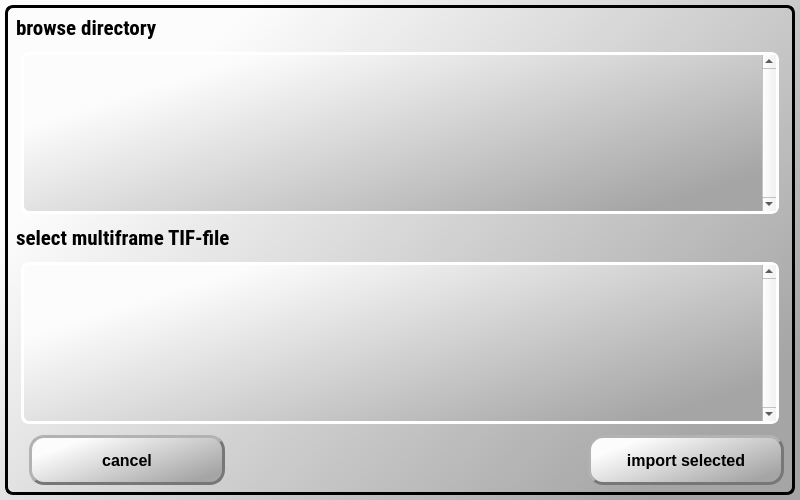
<?xml version="1.0" encoding="UTF-8"?>
<ui version="4.0">
 <class>xfImportDlg</class>
 <widget class="QDialog" name="xfImportDlg">
  <property name="geometry">
   <rect>
    <x>0</x>
    <y>0</y>
    <width>800</width>
    <height>500</height>
   </rect>
  </property>
  <property name="windowTitle">
   <string>Dialog</string>
  </property>
  <property name="autoFillBackground">
   <bool>false</bool>
  </property>
  <property name="styleSheet">
   <string notr="true">QDialog
{
	background-color: qlineargradient(spread:pad, x1:0.191, y1:0.181818, x2:1, y2:0.722, stop:0 rgba(252, 252, 252, 255), stop:1 rgba(165, 165, 165, 255));
	border-color: rgb(0, 0, 0);
	margin: 5px 5px;
	border-style: inset;
	border-radius: 8px;
	border-width: 3px;
}</string>
  </property>
  <widget class="QWidget" name="layoutWidget">
   <property name="geometry">
    <rect>
     <x>16</x>
     <y>15</y>
     <width>768</width>
     <height>470</height>
    </rect>
   </property>
   <layout class="QVBoxLayout" name="verticalLayout_4">
    <item>
     <widget class="QLabel" name="label_22">
      <property name="minimumSize">
       <size>
        <width>100</width>
        <height>0</height>
       </size>
      </property>
      <property name="font">
       <font>
        <family>Roboto Condensed</family>
        <pointsize>16</pointsize>
        <weight>75</weight>
        <bold>true</bold>
       </font>
      </property>
      <property name="text">
       <string>browse directory</string>
      </property>
      <property name="margin">
       <number>5</number>
      </property>
     </widget>
    </item>
    <item>
     <widget class="QTreeView" name="pDirTreeWdgt">
      <property name="palette">
       <palette>
        <active>
         <colorrole role="Button">
          <brush brushstyle="LinearGradientPattern">
           <gradient startx="0.191000000000000" starty="0.181818000000000" endx="1.000000000000000" endy="0.722000000000000" type="LinearGradient" spread="PadSpread" coordinatemode="ObjectBoundingMode">
            <gradientstop position="0.000000000000000">
             <color alpha="255">
              <red>252</red>
              <green>252</green>
              <blue>252</blue>
             </color>
            </gradientstop>
            <gradientstop position="1.000000000000000">
             <color alpha="255">
              <red>165</red>
              <green>165</green>
              <blue>165</blue>
             </color>
            </gradientstop>
           </gradient>
          </brush>
         </colorrole>
         <colorrole role="Base">
          <brush brushstyle="LinearGradientPattern">
           <gradient startx="0.191000000000000" starty="0.181818000000000" endx="1.000000000000000" endy="0.722000000000000" type="LinearGradient" spread="PadSpread" coordinatemode="ObjectBoundingMode">
            <gradientstop position="0.000000000000000">
             <color alpha="255">
              <red>252</red>
              <green>252</green>
              <blue>252</blue>
             </color>
            </gradientstop>
            <gradientstop position="1.000000000000000">
             <color alpha="255">
              <red>165</red>
              <green>165</green>
              <blue>165</blue>
             </color>
            </gradientstop>
           </gradient>
          </brush>
         </colorrole>
         <colorrole role="Window">
          <brush brushstyle="LinearGradientPattern">
           <gradient startx="0.191000000000000" starty="0.181818000000000" endx="1.000000000000000" endy="0.722000000000000" type="LinearGradient" spread="PadSpread" coordinatemode="ObjectBoundingMode">
            <gradientstop position="0.000000000000000">
             <color alpha="255">
              <red>252</red>
              <green>252</green>
              <blue>252</blue>
             </color>
            </gradientstop>
            <gradientstop position="1.000000000000000">
             <color alpha="255">
              <red>165</red>
              <green>165</green>
              <blue>165</blue>
             </color>
            </gradientstop>
           </gradient>
          </brush>
         </colorrole>
         <colorrole role="Highlight">
          <brush brushstyle="SolidPattern">
           <color alpha="1">
            <red>255</red>
            <green>255</green>
            <blue>255</blue>
           </color>
          </brush>
         </colorrole>
        </active>
        <inactive>
         <colorrole role="Button">
          <brush brushstyle="LinearGradientPattern">
           <gradient startx="0.191000000000000" starty="0.181818000000000" endx="1.000000000000000" endy="0.722000000000000" type="LinearGradient" spread="PadSpread" coordinatemode="ObjectBoundingMode">
            <gradientstop position="0.000000000000000">
             <color alpha="255">
              <red>252</red>
              <green>252</green>
              <blue>252</blue>
             </color>
            </gradientstop>
            <gradientstop position="1.000000000000000">
             <color alpha="255">
              <red>165</red>
              <green>165</green>
              <blue>165</blue>
             </color>
            </gradientstop>
           </gradient>
          </brush>
         </colorrole>
         <colorrole role="Base">
          <brush brushstyle="LinearGradientPattern">
           <gradient startx="0.191000000000000" starty="0.181818000000000" endx="1.000000000000000" endy="0.722000000000000" type="LinearGradient" spread="PadSpread" coordinatemode="ObjectBoundingMode">
            <gradientstop position="0.000000000000000">
             <color alpha="255">
              <red>252</red>
              <green>252</green>
              <blue>252</blue>
             </color>
            </gradientstop>
            <gradientstop position="1.000000000000000">
             <color alpha="255">
              <red>165</red>
              <green>165</green>
              <blue>165</blue>
             </color>
            </gradientstop>
           </gradient>
          </brush>
         </colorrole>
         <colorrole role="Window">
          <brush brushstyle="LinearGradientPattern">
           <gradient startx="0.191000000000000" starty="0.181818000000000" endx="1.000000000000000" endy="0.722000000000000" type="LinearGradient" spread="PadSpread" coordinatemode="ObjectBoundingMode">
            <gradientstop position="0.000000000000000">
             <color alpha="255">
              <red>252</red>
              <green>252</green>
              <blue>252</blue>
             </color>
            </gradientstop>
            <gradientstop position="1.000000000000000">
             <color alpha="255">
              <red>165</red>
              <green>165</green>
              <blue>165</blue>
             </color>
            </gradientstop>
           </gradient>
          </brush>
         </colorrole>
         <colorrole role="Highlight">
          <brush brushstyle="SolidPattern">
           <color alpha="1">
            <red>255</red>
            <green>255</green>
            <blue>255</blue>
           </color>
          </brush>
         </colorrole>
        </inactive>
        <disabled>
         <colorrole role="Button">
          <brush brushstyle="LinearGradientPattern">
           <gradient startx="0.191000000000000" starty="0.181818000000000" endx="1.000000000000000" endy="0.722000000000000" type="LinearGradient" spread="PadSpread" coordinatemode="ObjectBoundingMode">
            <gradientstop position="0.000000000000000">
             <color alpha="255">
              <red>252</red>
              <green>252</green>
              <blue>252</blue>
             </color>
            </gradientstop>
            <gradientstop position="1.000000000000000">
             <color alpha="255">
              <red>165</red>
              <green>165</green>
              <blue>165</blue>
             </color>
            </gradientstop>
           </gradient>
          </brush>
         </colorrole>
         <colorrole role="Base">
          <brush brushstyle="LinearGradientPattern">
           <gradient startx="0.191000000000000" starty="0.181818000000000" endx="1.000000000000000" endy="0.722000000000000" type="LinearGradient" spread="PadSpread" coordinatemode="ObjectBoundingMode">
            <gradientstop position="0.000000000000000">
             <color alpha="255">
              <red>252</red>
              <green>252</green>
              <blue>252</blue>
             </color>
            </gradientstop>
            <gradientstop position="1.000000000000000">
             <color alpha="255">
              <red>165</red>
              <green>165</green>
              <blue>165</blue>
             </color>
            </gradientstop>
           </gradient>
          </brush>
         </colorrole>
         <colorrole role="Window">
          <brush brushstyle="LinearGradientPattern">
           <gradient startx="0.191000000000000" starty="0.181818000000000" endx="1.000000000000000" endy="0.722000000000000" type="LinearGradient" spread="PadSpread" coordinatemode="ObjectBoundingMode">
            <gradientstop position="0.000000000000000">
             <color alpha="255">
              <red>252</red>
              <green>252</green>
              <blue>252</blue>
             </color>
            </gradientstop>
            <gradientstop position="1.000000000000000">
             <color alpha="255">
              <red>165</red>
              <green>165</green>
              <blue>165</blue>
             </color>
            </gradientstop>
           </gradient>
          </brush>
         </colorrole>
         <colorrole role="Highlight">
          <brush brushstyle="SolidPattern">
           <color alpha="255">
            <red>145</red>
            <green>145</green>
            <blue>145</blue>
           </color>
          </brush>
         </colorrole>
        </disabled>
       </palette>
      </property>
      <property name="font">
       <font>
        <family>Roboto Condensed</family>
        <pointsize>16</pointsize>
        <weight>75</weight>
        <bold>true</bold>
       </font>
      </property>
      <property name="styleSheet">
       <string notr="true">QTreeView
{
	background-color: qlineargradient(spread:pad, x1:0.191, y1:0.181818, x2:1, y2:0.722, stop:0 rgba(252, 252, 252, 255), stop:1 rgba(165, 165, 165, 255));
	border-color: rgb(255, 255, 255);
	margin: 5px 5px;
	border-style: inset;
	border-radius: 8px;
	border-width: 3px;
}

QTreeView::item:hover {
                        border: 2px solid #fff;
                        border-radius: 5px;
                      }
QTreeView::item:selected {
                        background: #636668;
                        border: 2px solid #fff;
                        border-radius: 5px;
                      }
</string>
      </property>
      <property name="verticalScrollBarPolicy">
       <enum>Qt::ScrollBarAlwaysOn</enum>
      </property>
      <property name="autoScroll">
       <bool>true</bool>
      </property>
      <property name="selectionMode">
       <enum>QAbstractItemView::SingleSelection</enum>
      </property>
      <property name="selectionBehavior">
       <enum>QAbstractItemView::SelectItems</enum>
      </property>
      <property name="autoExpandDelay">
       <number>0</number>
      </property>
      <property name="rootIsDecorated">
       <bool>false</bool>
      </property>
      <property name="uniformRowHeights">
       <bool>true</bool>
      </property>
      <property name="expandsOnDoubleClick">
       <bool>true</bool>
      </property>
      <attribute name="headerVisible">
       <bool>false</bool>
      </attribute>
      <attribute name="headerDefaultSectionSize">
       <number>30</number>
      </attribute>
     </widget>
    </item>
    <item>
     <widget class="QLabel" name="label_23">
      <property name="minimumSize">
       <size>
        <width>100</width>
        <height>0</height>
       </size>
      </property>
      <property name="font">
       <font>
        <family>Roboto Condensed</family>
        <pointsize>16</pointsize>
        <weight>75</weight>
        <bold>true</bold>
       </font>
      </property>
      <property name="text">
       <string>select multiframe TIF-file</string>
      </property>
      <property name="margin">
       <number>5</number>
      </property>
     </widget>
    </item>
    <item>
     <widget class="QListWidget" name="pFileListWdgt">
      <property name="palette">
       <palette>
        <active>
         <colorrole role="Button">
          <brush brushstyle="LinearGradientPattern">
           <gradient startx="0.191000000000000" starty="0.181818000000000" endx="1.000000000000000" endy="0.722000000000000" type="LinearGradient" spread="PadSpread" coordinatemode="ObjectBoundingMode">
            <gradientstop position="0.000000000000000">
             <color alpha="255">
              <red>252</red>
              <green>252</green>
              <blue>252</blue>
             </color>
            </gradientstop>
            <gradientstop position="1.000000000000000">
             <color alpha="255">
              <red>165</red>
              <green>165</green>
              <blue>165</blue>
             </color>
            </gradientstop>
           </gradient>
          </brush>
         </colorrole>
         <colorrole role="Base">
          <brush brushstyle="LinearGradientPattern">
           <gradient startx="0.191000000000000" starty="0.181818000000000" endx="1.000000000000000" endy="0.722000000000000" type="LinearGradient" spread="PadSpread" coordinatemode="ObjectBoundingMode">
            <gradientstop position="0.000000000000000">
             <color alpha="255">
              <red>252</red>
              <green>252</green>
              <blue>252</blue>
             </color>
            </gradientstop>
            <gradientstop position="1.000000000000000">
             <color alpha="255">
              <red>165</red>
              <green>165</green>
              <blue>165</blue>
             </color>
            </gradientstop>
           </gradient>
          </brush>
         </colorrole>
         <colorrole role="Window">
          <brush brushstyle="LinearGradientPattern">
           <gradient startx="0.191000000000000" starty="0.181818000000000" endx="1.000000000000000" endy="0.722000000000000" type="LinearGradient" spread="PadSpread" coordinatemode="ObjectBoundingMode">
            <gradientstop position="0.000000000000000">
             <color alpha="255">
              <red>252</red>
              <green>252</green>
              <blue>252</blue>
             </color>
            </gradientstop>
            <gradientstop position="1.000000000000000">
             <color alpha="255">
              <red>165</red>
              <green>165</green>
              <blue>165</blue>
             </color>
            </gradientstop>
           </gradient>
          </brush>
         </colorrole>
         <colorrole role="Highlight">
          <brush brushstyle="SolidPattern">
           <color alpha="0">
            <red>255</red>
            <green>255</green>
            <blue>255</blue>
           </color>
          </brush>
         </colorrole>
        </active>
        <inactive>
         <colorrole role="Button">
          <brush brushstyle="LinearGradientPattern">
           <gradient startx="0.191000000000000" starty="0.181818000000000" endx="1.000000000000000" endy="0.722000000000000" type="LinearGradient" spread="PadSpread" coordinatemode="ObjectBoundingMode">
            <gradientstop position="0.000000000000000">
             <color alpha="255">
              <red>252</red>
              <green>252</green>
              <blue>252</blue>
             </color>
            </gradientstop>
            <gradientstop position="1.000000000000000">
             <color alpha="255">
              <red>165</red>
              <green>165</green>
              <blue>165</blue>
             </color>
            </gradientstop>
           </gradient>
          </brush>
         </colorrole>
         <colorrole role="Base">
          <brush brushstyle="LinearGradientPattern">
           <gradient startx="0.191000000000000" starty="0.181818000000000" endx="1.000000000000000" endy="0.722000000000000" type="LinearGradient" spread="PadSpread" coordinatemode="ObjectBoundingMode">
            <gradientstop position="0.000000000000000">
             <color alpha="255">
              <red>252</red>
              <green>252</green>
              <blue>252</blue>
             </color>
            </gradientstop>
            <gradientstop position="1.000000000000000">
             <color alpha="255">
              <red>165</red>
              <green>165</green>
              <blue>165</blue>
             </color>
            </gradientstop>
           </gradient>
          </brush>
         </colorrole>
         <colorrole role="Window">
          <brush brushstyle="LinearGradientPattern">
           <gradient startx="0.191000000000000" starty="0.181818000000000" endx="1.000000000000000" endy="0.722000000000000" type="LinearGradient" spread="PadSpread" coordinatemode="ObjectBoundingMode">
            <gradientstop position="0.000000000000000">
             <color alpha="255">
              <red>252</red>
              <green>252</green>
              <blue>252</blue>
             </color>
            </gradientstop>
            <gradientstop position="1.000000000000000">
             <color alpha="255">
              <red>165</red>
              <green>165</green>
              <blue>165</blue>
             </color>
            </gradientstop>
           </gradient>
          </brush>
         </colorrole>
         <colorrole role="Highlight">
          <brush brushstyle="SolidPattern">
           <color alpha="0">
            <red>255</red>
            <green>255</green>
            <blue>255</blue>
           </color>
          </brush>
         </colorrole>
        </inactive>
        <disabled>
         <colorrole role="Button">
          <brush brushstyle="LinearGradientPattern">
           <gradient startx="0.191000000000000" starty="0.181818000000000" endx="1.000000000000000" endy="0.722000000000000" type="LinearGradient" spread="PadSpread" coordinatemode="ObjectBoundingMode">
            <gradientstop position="0.000000000000000">
             <color alpha="255">
              <red>252</red>
              <green>252</green>
              <blue>252</blue>
             </color>
            </gradientstop>
            <gradientstop position="1.000000000000000">
             <color alpha="255">
              <red>165</red>
              <green>165</green>
              <blue>165</blue>
             </color>
            </gradientstop>
           </gradient>
          </brush>
         </colorrole>
         <colorrole role="Base">
          <brush brushstyle="LinearGradientPattern">
           <gradient startx="0.191000000000000" starty="0.181818000000000" endx="1.000000000000000" endy="0.722000000000000" type="LinearGradient" spread="PadSpread" coordinatemode="ObjectBoundingMode">
            <gradientstop position="0.000000000000000">
             <color alpha="255">
              <red>252</red>
              <green>252</green>
              <blue>252</blue>
             </color>
            </gradientstop>
            <gradientstop position="1.000000000000000">
             <color alpha="255">
              <red>165</red>
              <green>165</green>
              <blue>165</blue>
             </color>
            </gradientstop>
           </gradient>
          </brush>
         </colorrole>
         <colorrole role="Window">
          <brush brushstyle="LinearGradientPattern">
           <gradient startx="0.191000000000000" starty="0.181818000000000" endx="1.000000000000000" endy="0.722000000000000" type="LinearGradient" spread="PadSpread" coordinatemode="ObjectBoundingMode">
            <gradientstop position="0.000000000000000">
             <color alpha="255">
              <red>252</red>
              <green>252</green>
              <blue>252</blue>
             </color>
            </gradientstop>
            <gradientstop position="1.000000000000000">
             <color alpha="255">
              <red>165</red>
              <green>165</green>
              <blue>165</blue>
             </color>
            </gradientstop>
           </gradient>
          </brush>
         </colorrole>
         <colorrole role="Highlight">
          <brush brushstyle="SolidPattern">
           <color alpha="255">
            <red>145</red>
            <green>145</green>
            <blue>145</blue>
           </color>
          </brush>
         </colorrole>
        </disabled>
       </palette>
      </property>
      <property name="font">
       <font>
        <family>Roboto Condensed</family>
        <pointsize>16</pointsize>
        <weight>75</weight>
        <bold>true</bold>
       </font>
      </property>
      <property name="styleSheet">
       <string notr="true">QListWidget
{
	background-color: qlineargradient(spread:pad, x1:0.191, y1:0.181818, x2:1, y2:0.722, stop:0 rgba(252, 252, 252, 255), stop:1 rgba(165, 165, 165, 255));
	border-color: rgb(255, 255, 255);
	margin: 5px 5px;
	border-style: inset;
	border-radius: 8px;
	border-width: 3px;
}

QListWidget::item:hover {
                        border: 2px solid #fff;
                        border-radius: 5px;
                      }
QListWidget::item:selected {
                        background: #636668;
                        border: 2px solid #fff;
                        border-radius: 5px;
                      }
</string>
      </property>
      <property name="verticalScrollBarPolicy">
       <enum>Qt::ScrollBarAlwaysOn</enum>
      </property>
      <property name="horizontalScrollBarPolicy">
       <enum>Qt::ScrollBarAlwaysOff</enum>
      </property>
      <property name="spacing">
       <number>0</number>
      </property>
     </widget>
    </item>
    <item>
     <layout class="QHBoxLayout" name="horizontalLayout_7">
      <item>
       <layout class="QHBoxLayout" name="horizontalLayout_6">
        <item>
         <widget class="QLabel" name="label_21">
          <property name="sizePolicy">
           <sizepolicy hsizetype="Preferred" vsizetype="Preferred">
            <horstretch>0</horstretch>
            <verstretch>0</verstretch>
           </sizepolicy>
          </property>
          <property name="maximumSize">
           <size>
            <width>75</width>
            <height>75</height>
           </size>
          </property>
          <property name="text">
           <string/>
          </property>
          <property name="pixmap">
           <pixmap resource="xf_resources.qrc">:/images/emergency_button.png</pixmap>
          </property>
          <property name="scaledContents">
           <bool>true</bool>
          </property>
         </widget>
        </item>
        <item>
         <widget class="QToolButton" name="pCancelTB">
          <property name="sizePolicy">
           <sizepolicy hsizetype="Preferred" vsizetype="Fixed">
            <horstretch>0</horstretch>
            <verstretch>0</verstretch>
           </sizepolicy>
          </property>
          <property name="minimumSize">
           <size>
            <width>196</width>
            <height>50</height>
           </size>
          </property>
          <property name="styleSheet">
           <string notr="true"> QToolButton{
     background-color: qlineargradient(spread:pad, x1:0.191, y1:0.181818, x2:1, y2:0.722, stop:0 rgba(252, 252, 252, 255), stop:1 rgba(165, 165, 165, 255));
     border-width: 3px;
     border-style: outset;
     border-radius: 15px;
     border-color: #777;
	 color: #000;
     font: bold 16px;
     min-width: 10em;
     padding: 0px;
 }
 QToolButton:pressed {
     background-color: #555;
     border-width: 3px;
     border-style: inset;
     border-radius: 15px;
     border-color: #777;
     font: bold 16px;
 	 color: #fff;
    min-width: 10em;
     padding: 0px;
 } 
 QToolButton:checked {
     background-color: #555;
     border-width: 3px;
     border-style: inset;
     border-radius: 15px;
     border-color: #777;
     font: bold 16px;
 	 color: #fff;
    min-width: 10em;
     padding: 0px;
 } 
</string>
          </property>
          <property name="text">
           <string>cancel</string>
          </property>
          <property name="iconSize">
           <size>
            <width>280</width>
            <height>100</height>
           </size>
          </property>
          <property name="checkable">
           <bool>false</bool>
          </property>
          <property name="autoExclusive">
           <bool>false</bool>
          </property>
         </widget>
        </item>
       </layout>
      </item>
      <item>
       <spacer name="horizontalSpacer">
        <property name="orientation">
         <enum>Qt::Horizontal</enum>
        </property>
        <property name="sizeHint" stdset="0">
         <size>
          <width>40</width>
          <height>20</height>
         </size>
        </property>
       </spacer>
      </item>
      <item>
       <layout class="QHBoxLayout" name="horizontalLayout">
        <item>
         <widget class="QLabel" name="label_16">
          <property name="sizePolicy">
           <sizepolicy hsizetype="Preferred" vsizetype="Preferred">
            <horstretch>0</horstretch>
            <verstretch>0</verstretch>
           </sizepolicy>
          </property>
          <property name="maximumSize">
           <size>
            <width>75</width>
            <height>75</height>
           </size>
          </property>
          <property name="text">
           <string/>
          </property>
          <property name="pixmap">
           <pixmap resource="xf_resources.qrc">:/images/load_button.png</pixmap>
          </property>
          <property name="scaledContents">
           <bool>true</bool>
          </property>
         </widget>
        </item>
        <item>
         <widget class="QToolButton" name="pImportTB">
          <property name="sizePolicy">
           <sizepolicy hsizetype="Preferred" vsizetype="Fixed">
            <horstretch>0</horstretch>
            <verstretch>0</verstretch>
           </sizepolicy>
          </property>
          <property name="minimumSize">
           <size>
            <width>196</width>
            <height>50</height>
           </size>
          </property>
          <property name="styleSheet">
           <string notr="true"> QToolButton{
     background-color: qlineargradient(spread:pad, x1:0.191, y1:0.181818, x2:1, y2:0.722, stop:0 rgba(252, 252, 252, 255), stop:1 rgba(165, 165, 165, 255));
     border-width: 3px;
     border-style: outset;
     border-radius: 15px;
     border-color: #777;
	 color: #000;
     font: bold 16px;
     min-width: 10em;
     padding: 0px;
 }
 QToolButton:pressed {
     background-color: #555;
     border-width: 3px;
     border-style: inset;
     border-radius: 15px;
     border-color: #777;
     font: bold 16px;
 	 color: #fff;
    min-width: 10em;
     padding: 0px;
 } 
 QToolButton:checked {
     background-color: #555;
     border-width: 3px;
     border-style: inset;
     border-radius: 15px;
     border-color: #777;
     font: bold 16px;
 	 color: #fff;
    min-width: 10em;
     padding: 0px;
 } 
</string>
          </property>
          <property name="text">
           <string>import selected</string>
          </property>
          <property name="iconSize">
           <size>
            <width>280</width>
            <height>100</height>
           </size>
          </property>
          <property name="checkable">
           <bool>false</bool>
          </property>
          <property name="autoExclusive">
           <bool>false</bool>
          </property>
         </widget>
        </item>
       </layout>
      </item>
     </layout>
    </item>
   </layout>
  </widget>
 </widget>
 <resources>
  <include location="xf_resources.qrc"/>
 </resources>
 <connections>
  <connection>
   <sender>pImportTB</sender>
   <signal>clicked()</signal>
   <receiver>xfImportDlg</receiver>
   <slot>accept()</slot>
   <hints>
    <hint type="sourcelabel">
     <x>678</x>
     <y>450</y>
    </hint>
    <hint type="destinationlabel">
     <x>447</x>
     <y>449</y>
    </hint>
   </hints>
  </connection>
  <connection>
   <sender>pCancelTB</sender>
   <signal>clicked()</signal>
   <receiver>xfImportDlg</receiver>
   <slot>reject()</slot>
   <hints>
    <hint type="sourcelabel">
     <x>199</x>
     <y>442</y>
    </hint>
    <hint type="destinationlabel">
     <x>327</x>
     <y>420</y>
    </hint>
   </hints>
  </connection>
 </connections>
</ui>
